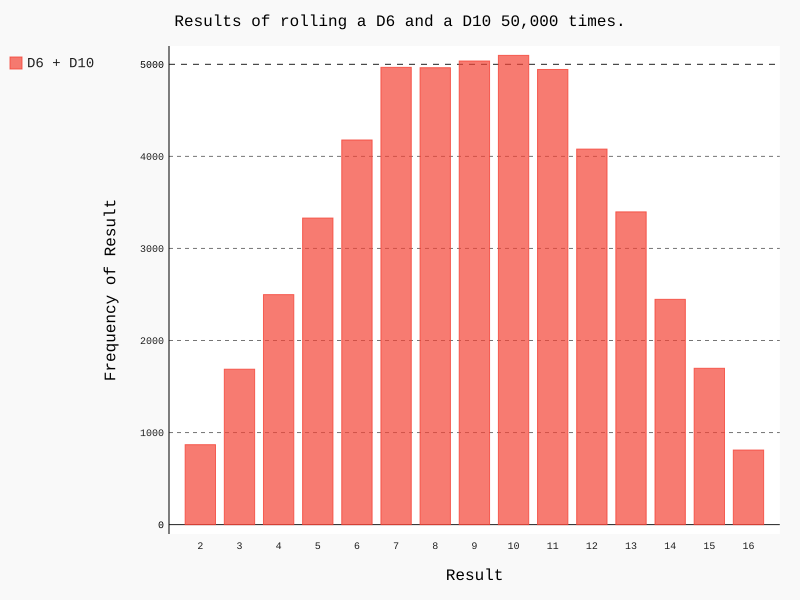

Generate this figure with Python:
#!/usr/bin/env python3
# -*- coding: utf-8 -*-

import pygal

from die import Die

die_1 = Die()
die_2 = Die(10)

results = []
for roll_num in range(50000):
    result = die_1.roll() + die_2.roll()
    results.append(result)

frequencies = []
max_result = die_1.num_sides + die_2.num_sides
for value in range(2, max_result+1):
    frequency = results.count(value);
    frequencies.append(frequency)

hist = pygal.Bar()

hist.title = "Results of rolling a D6 and a D10 50,000 times."
hist.x_labels = [str(x) for x in range(2, max_result+1)]
hist.x_title = "Result"
hist.y_title = "Frequency of Result"

hist.add('D6 + D10', frequencies)
hist.render_to_file('different_visual.svg')
